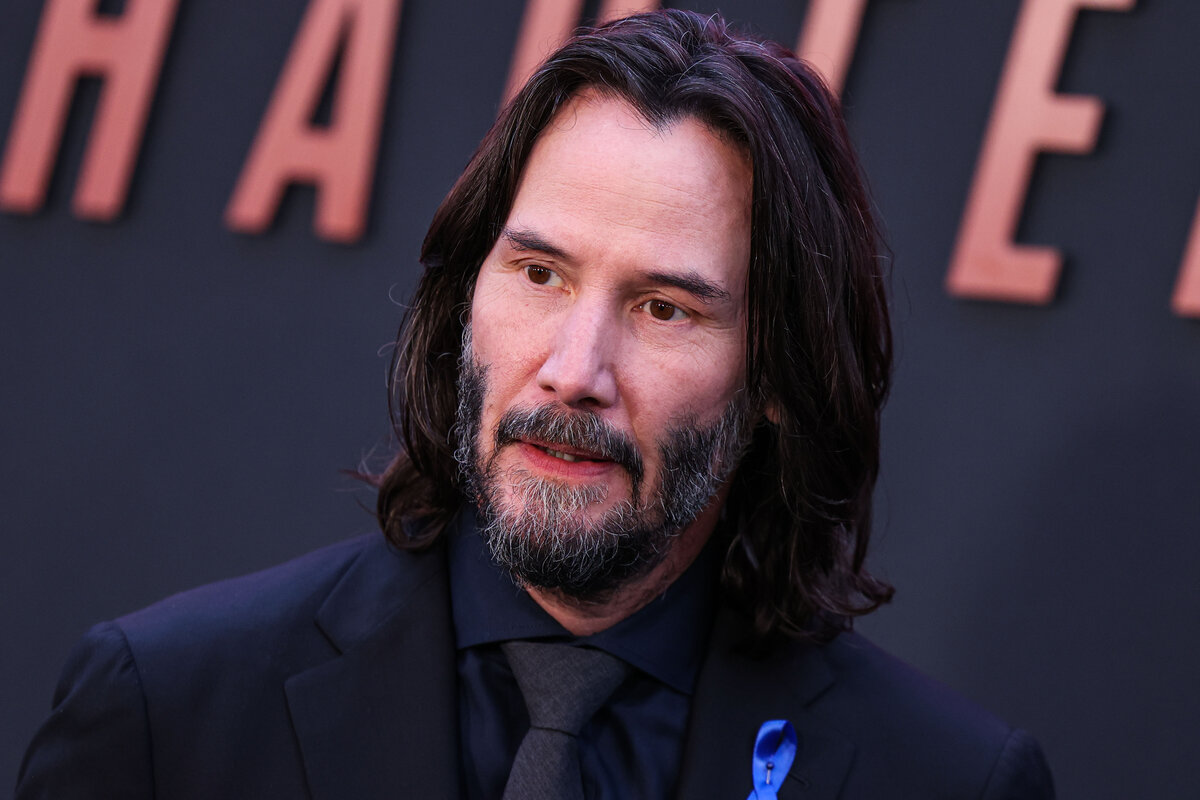
#> input picture 03_Open_CV/Chapter_06/Keanu-Reeves.jpeg, 1200 x 800 px, found by its file name
$ python 01_Canny_func.py
#> lines starting #> are read from the running program, lines starting #| are printed output that depends on the picture
import cv2
import numpy as np

image = cv2.imread('Chapter_06\Keanu-Reeves.jpeg', cv2.IMREAD_GRAYSCALE)
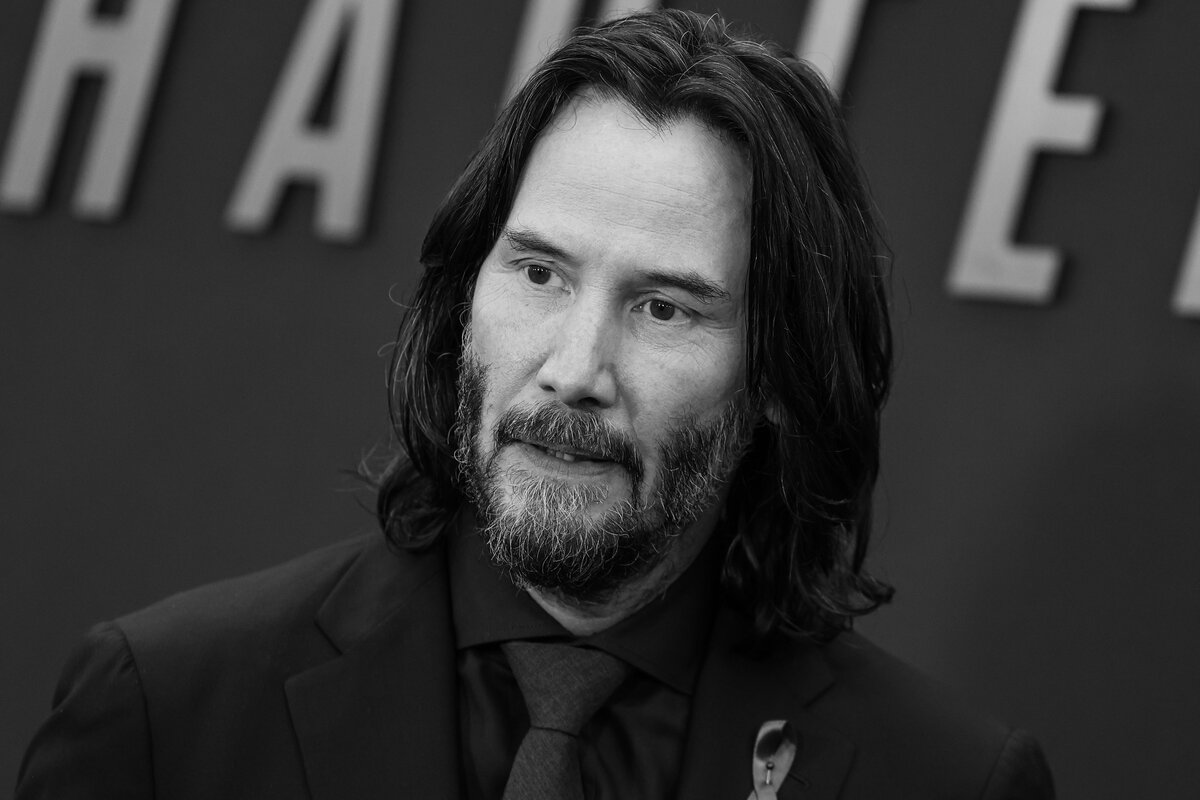
#> image: shape (800, 1200); min 0, max 219, mean 53.9

median = np.median(image)  # Compute the median of the pixel intensities
#> median = 44
sigma = 0.33               # Set the sigma value for threshold calculation
lower = int(max(0, (1.0 - sigma) * median))     # Calculate lower threshold
#> lower = 29
upper = int(min(255, (1.0 + sigma) * median))   # Calculate upper threshold
#> upper = 58

if image is None:
    print("Image not found")
    exit()
else:
    blurred = cv2.GaussianBlur(image, (5, 5), 1.4)  # Apply Gaussian blur to reduce noise
    edges = cv2.Canny(blurred, lower, upper)        # Perform Canny edge detection
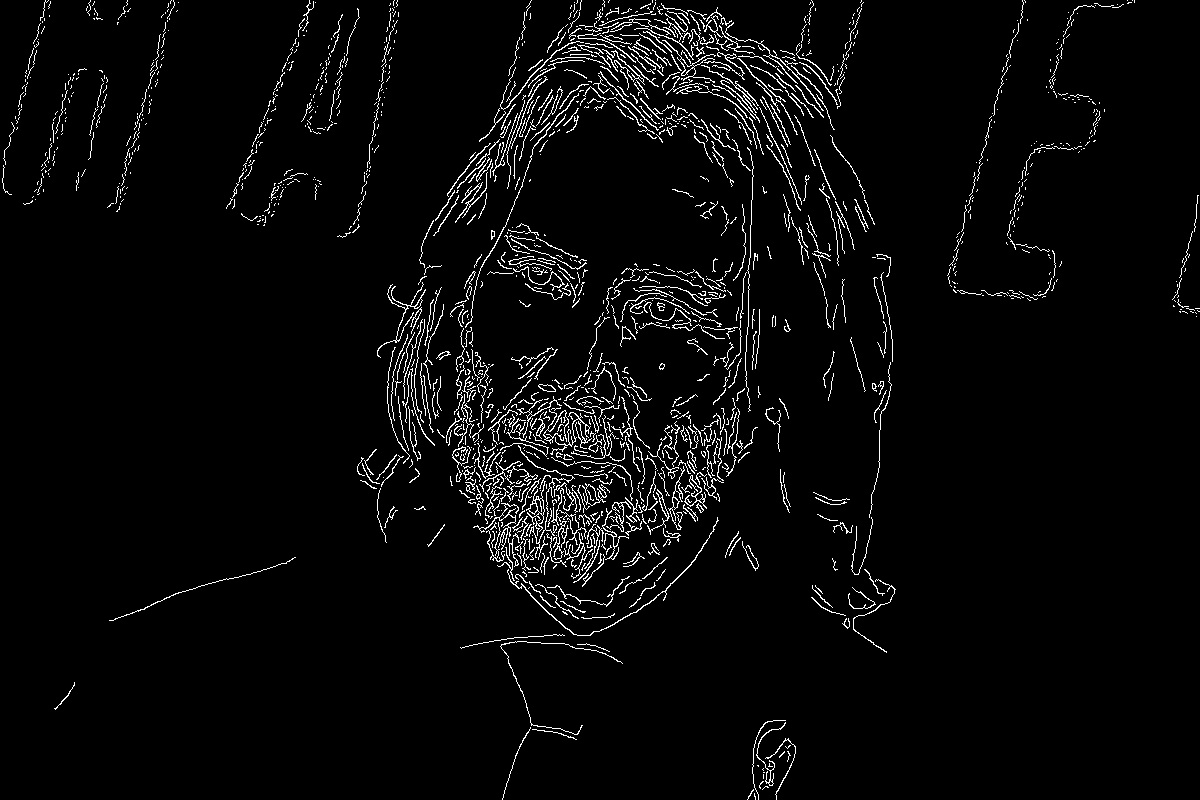
#> edges: shape (800, 1200); 3.6% white in thin lines or dots

    cv2.imshow('Original Image', image)
    cv2.imshow('Canny Edges', edges)

    cv2.waitKey(0)
    cv2.destroyAllWindows()

# cv2.Canny(image-source, threshold1, threshold2)
# threshold1: Lower threshold for the hysteresis procedure.
# threshold2: Upper threshold for the hysteresis procedure.
# Edges with intensity gradient above threshold2 are considered strong edges.
# Edges with intensity gradient between threshold1 and threshold2 are considered weak edges.
# Weak edges connected to strong edges are retained, while others are discarded.
